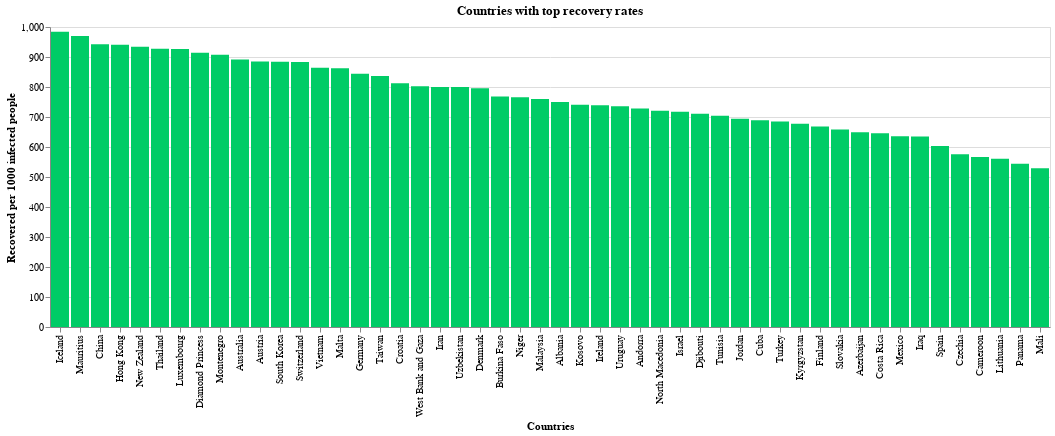

Notebook code cell kept with this figure:
### Markdown cell above
Further, we move on to the countries with best recovery rate. The graph below shows 50 countries with highest rate of recovery.

### Code cell
#hide_input
# make the bar-chart for countries on "recovery per 1000 infections"
alt.Chart(df_top_recovered).mark_bar(color='#00CC66').encode(
    x= alt.Y('country:N', sort='-y', title="Countries"),
    y=alt.Y('Recovered_per_1000', title="Recovered per 1000 infected people")
).properties(
    title='Countries with top recovery rates')

### Figure 1 — Vega-Lite specification as saved in the notebook (floating-point values rounded to 4 significant figures)
{"config": {"view": {"continuousWidth": 400, "continuousHeight": 300}}, "data": {"name": "data-09eaa22aac1539b039fa502327db5d7c"}, "mark": {"type": "bar", "color": "#00CC66"}, "encoding": {"x": {"type": "nominal", "field": "country", "sort": "-y", "title": "Countries"}, "y": {"type": "quantitative", "field": "Recovered_per_1000", "title": "Recovered per 1000 infected people"}}, "title": "Countries with top recovery rates", "$schema": "https://vega.github.io/schema/vega-lite/v4.8.1.json", "datasets": {"data-09eaa22aac1539b039fa502327db5d7c": [{"country": "Iceland", "infections": 1801, "deaths": 10, "recovered": 1773, "Deaths_per_1000": 5.55, "Recovered_per_1000": 984.5}, {"country": "Mauritius", "infections": 332, "deaths": 10, "recovered": 322, "Deaths_per_1000": 30.12, "Recovered_per_1000": 969.9}, {"country": "China", "infections": 82964, "deaths": 4633, "recovered": 78213, "Deaths_per_1000": 55.84, "Recovered_per_1000": 942.7}, {"country": "Hong Kong", "infections": 1047, "deaths": 4, "recovered": 985, "Deaths_per_1000": 3.82, "Recovered_per_1000": 940.8}, {"country": "New Zealand", "infections": 1497, "deaths": 21, "recovered": 1398, "Deaths_per_1000": 14.03, "Recovered_per_1000": 933.9}, {"country": "Thailand", "infections": 3015, "deaths": 56, "recovered": 2796, "Deaths_per_1000": 18.57, "Recovered_per_1000": 927.4}, {"country": "Luxembourg", "infections": 3888, "deaths": 101, "recovered": 3602, "Deaths_per_1000": 25.98, "Recovered_per_1000": 926.4}, {"country": "Diamond Princess", "infections": 712, "deaths": 13, "recovered": 651, "Deaths_per_1000": 18.26, "Recovered_per_1000": 914.3}, {"country": "Montenegro", "infections": 324, "deaths": 9, "recovered": 294, "Deaths_per_1000": 27.78, "Recovered_per_1000": 907.4}, {"country": "Australia", "infections": 6970, "deaths": 97, "recovered": 6213, "Deaths_per_1000": 13.92, "Recovered_per_1000": 891.4}, {"country": "Austria", "infections": 15882, "deaths": 620, "recovered": 14061, "Deaths_per_1000": 39.04, "Recovered_per_1000": 885.3}, {"country": "South Korea", "infections": 10936, "deaths": 258, "recovered": 9670, "Deaths_per_1000": 23.59, "Recovered_per_1000": 884.2}, {"country": "Switzerland", "infections": 30344, "deaths": 1845, "recovered": 26800, "Deaths_per_1000": 60.8, "Recovered_per_1000": 883.2}, {"country": "Vietnam", "infections": 288, "deaths": 0, "recovered": 249, "Deaths_per_1000": 0.0, "Recovered_per_1000": 864.6}, {"country": "Malta", "infections": 503, "deaths": 5, "recovered": 434, "Deaths_per_1000": 9.94, "Recovered_per_1000": 862.8}, {"country": "Germany", "infections": 172576, "deaths": 7661, "recovered": 145617, "Deaths_per_1000": 44.39, "Recovered_per_1000": 843.8}, {"country": "Taiwan", "infections": 440, "deaths": 7, "recovered": 368, "Deaths_per_1000": 15.91, "Recovered_per_1000": 836.4}, {"country": "Croatia", "infections": 2196, "deaths": 91, "recovered": 1784, "Deaths_per_1000": 41.44, "Recovered_per_1000": 812.4}, {"country": "West Bank and Gaza", "infections": 375, "deaths": 2, "recovered": 301, "Deaths_per_1000": 5.33, "Recovered_per_1000": 802.7}, {"country": "Iran", "infections": 109286, "deaths": 6685, "recovered": 87422, "Deaths_per_1000": 61.17, "Recovered_per_1000": 799.9}, {"country": "Uzbekistan", "infections": 2486, "deaths": 10, "recovered": 1988, "Deaths_per_1000": 4.02, "Recovered_per_1000": 799.7}, {"country": "Denmark", "infections": 10711, "deaths": 533, "recovered": 8526, "Deaths_per_1000": 49.76, "Recovered_per_1000": 796.0}, {"country": "Burkina Faso", "infections": 760, "deaths": 50, "recovered": 584, "Deaths_per_1000": 65.79, "Recovered_per_1000": 768.4}, {"country": "Niger", "infections": 832, "deaths": 46, "recovered": 637, "Deaths_per_1000": 55.29, "Recovered_per_1000": 765.6}, {"country": "Malaysia", "infections": 6726, "deaths": 109, "recovered": 5113, "Deaths_per_1000": 16.21, "Recovered_per_1000": 760.2}, {"country": "Albania", "infections": 872, "deaths": 31, "recovered": 654, "Deaths_per_1000": 35.55, "Recovered_per_1000": 750.0}, {"country": "Kosovo", "infections": 884, "deaths": 28, "recovered": 655, "Deaths_per_1000": 31.67, "Recovered_per_1000": 741.0}, {"country": "Ireland", "infections": 23135, "deaths": 1467, "recovered": 17110, "Deaths_per_1000": 63.41, "Recovered_per_1000": 739.6}, {"country": "Uruguay", "infections": 711, "deaths": 19, "recovered": 523, "Deaths_per_1000": 26.72, "Recovered_per_1000": 735.6}, {"country": "Andorra", "infections": 755, "deaths": 48, "recovered": 550, "Deaths_per_1000": 63.58, "Recovered_per_1000": 728.5}, {"country": "North Macedonia", "infections": 1664, "deaths": 91, "recovered": 1200, "Deaths_per_1000": 54.69, "Recovered_per_1000": 721.1}, {"country": "Israel", "infections": 16506, "deaths": 258, "recovered": 11843, "Deaths_per_1000": 15.63, "Recovered_per_1000": 717.5}, {"country": "Djibouti", "infections": 1227, "deaths": 3, "recovered": 872, "Deaths_per_1000": 2.44, "Recovered_per_1000": 710.7}, {"country": "Tunisia", "infections": 1032, "deaths": 45, "recovered": 727, "Deaths_per_1000": 43.6, "Recovered_per_1000": 704.5}, {"country": "Jordan", "infections": 562, "deaths": 9, "recovered": 390, "Deaths_per_1000": 16.01, "Recovered_per_1000": 694.0}, {"country": "Cuba", "infections": 1783, "deaths": 77, "recovered": 1229, "Deaths_per_1000": 43.19, "Recovered_per_1000": 689.3}, {"country": "Turkey", "infections": 139771, "deaths": 3841, "recovered": 95780, "Deaths_per_1000": 27.48, "Recovered_per_1000": 685.3}, {"country": "Kyrgyzstan", "infections": 1016, "deaths": 12, "recovered": 688, "Deaths_per_1000": 11.81, "Recovered_per_1000": 677.2}, {"country": "Finland", "infections": 5984, "deaths": 271, "recovered": 4000, "Deaths_per_1000": 45.29, "Recovered_per_1000": 668.5}, {"country": "Slovakia", "infections": 1457, "deaths": 26, "recovered": 959, "Deaths_per_1000": 17.84, "Recovered_per_1000": 658.2}, {"country": "Azerbaijan", "infections": 2589, "deaths": 32, "recovered": 1680, "Deaths_per_1000": 12.36, "Recovered_per_1000": 648.9}, {"country": "Costa Rica", "infections": 801, "deaths": 7, "recovered": 517, "Deaths_per_1000": 8.74, "Recovered_per_1000": 645.4}, {"country": "Mexico", "infections": 36327, "deaths": 3573, "recovered": 23100, "Deaths_per_1000": 98.36, "Recovered_per_1000": 635.9}, {"country": "Iraq", "infections": 2818, "deaths": 110, "recovered": 1790, "Deaths_per_1000": 39.03, "Recovered_per_1000": 635.2}, {"country": "Spain", "infections": 227436, "deaths": 26744, "recovered": 137139, "Deaths_per_1000": 117.6, "Recovered_per_1000": 603.0}, {"country": "Czechia", "infections": 8176, "deaths": 282, "recovered": 4711, "Deaths_per_1000": 34.49, "Recovered_per_1000": 576.2}, {"country": "Cameroon", "infections": 2689, "deaths": 125, "recovered": 1524, "Deaths_per_1000": 46.49, "Recovered_per_1000": 566.8}, {"country": "Lithuania", "infections": 1485, "deaths": 50, "recovered": 833, "Deaths_per_1000": 33.67, "Recovered_per_1000": 560.9}, {"country": "Panama", "infections": 8616, "deaths": 249, "recovered": 4687, "Deaths_per_1000": 28.9, "Recovered_per_1000": 544.0}, {"country": "Mali", "infections": 712, "deaths": 39, "recovered": 377, "Deaths_per_1000": 54.78, "Recovered_per_1000": 529.5}]}}
